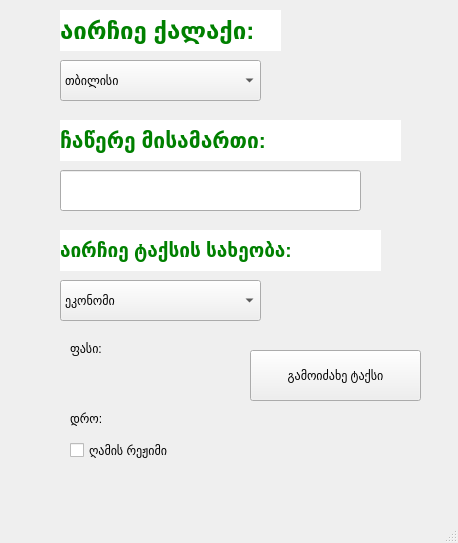
<?xml version="1.0" encoding="UTF-8"?>
<ui version="4.0">
 <class>MainWindow</class>
 <widget class="QMainWindow" name="MainWindow">
  <property name="geometry">
   <rect>
    <x>0</x>
    <y>0</y>
    <width>458</width>
    <height>543</height>
   </rect>
  </property>
  <property name="windowTitle">
   <string>MainWindow</string>
  </property>
  <widget class="QWidget" name="centralwidget">
   <widget class="QLabel" name="label">
    <property name="geometry">
     <rect>
      <x>60</x>
      <y>10</y>
      <width>221</width>
      <height>41</height>
     </rect>
    </property>
    <property name="font">
     <font>
      <pointsize>18</pointsize>
      <weight>75</weight>
      <bold>true</bold>
     </font>
    </property>
    <property name="styleSheet">
     <string notr="true">color: green; background:white</string>
    </property>
    <property name="text">
     <string>აირჩიე ქალაქი:</string>
    </property>
   </widget>
   <widget class="QComboBox" name="comboBox">
    <property name="geometry">
     <rect>
      <x>60</x>
      <y>60</y>
      <width>201</width>
      <height>41</height>
     </rect>
    </property>
    <property name="iconSize">
     <size>
      <width>40</width>
      <height>40</height>
     </size>
    </property>
    <item>
     <property name="text">
      <string>თბილისი</string>
     </property>
    </item>
    <item>
     <property name="text">
      <string>რუსთავი</string>
     </property>
    </item>
    <item>
     <property name="text">
      <string>ქუთაისი</string>
     </property>
    </item>
    <item>
     <property name="text">
      <string>ბათუმი</string>
     </property>
    </item>
    <item>
     <property name="text">
      <string>გორი</string>
     </property>
    </item>
    <item>
     <property name="text">
      <string>ზუგდიდი</string>
     </property>
    </item>
   </widget>
   <widget class="QLabel" name="label_3">
    <property name="geometry">
     <rect>
      <x>60</x>
      <y>120</y>
      <width>341</width>
      <height>41</height>
     </rect>
    </property>
    <property name="baseSize">
     <size>
      <width>0</width>
      <height>0</height>
     </size>
    </property>
    <property name="font">
     <font>
      <pointsize>16</pointsize>
      <weight>75</weight>
      <bold>true</bold>
     </font>
    </property>
    <property name="contextMenuPolicy">
     <enum>Qt::PreventContextMenu</enum>
    </property>
    <property name="styleSheet">
     <string notr="true">color: green; background:white;</string>
    </property>
    <property name="text">
     <string>ჩაწერე მისამართი:</string>
    </property>
   </widget>
   <widget class="QLineEdit" name="lineEdit">
    <property name="geometry">
     <rect>
      <x>60</x>
      <y>170</y>
      <width>301</width>
      <height>41</height>
     </rect>
    </property>
    <property name="text">
     <string/>
    </property>
   </widget>
   <widget class="QLabel" name="label_4">
    <property name="geometry">
     <rect>
      <x>60</x>
      <y>230</y>
      <width>321</width>
      <height>41</height>
     </rect>
    </property>
    <property name="font">
     <font>
      <pointsize>14</pointsize>
      <weight>75</weight>
      <bold>true</bold>
     </font>
    </property>
    <property name="styleSheet">
     <string notr="true">color:green; background:white</string>
    </property>
    <property name="text">
     <string>აირჩიე ტაქსის სახეობა: </string>
    </property>
    <property name="wordWrap">
     <bool>true</bool>
    </property>
   </widget>
   <widget class="QComboBox" name="comboBox_2">
    <property name="geometry">
     <rect>
      <x>60</x>
      <y>280</y>
      <width>201</width>
      <height>41</height>
     </rect>
    </property>
    <item>
     <property name="text">
      <string>ეკონომი</string>
     </property>
    </item>
    <item>
     <property name="text">
      <string>სტანდარტი</string>
     </property>
    </item>
    <item>
     <property name="text">
      <string>ბიზნესი</string>
     </property>
    </item>
    <item>
     <property name="text">
      <string>მინივენი</string>
     </property>
    </item>
   </widget>
   <widget class="QPushButton" name="pushButton">
    <property name="geometry">
     <rect>
      <x>250</x>
      <y>350</y>
      <width>171</width>
      <height>51</height>
     </rect>
    </property>
    <property name="text">
     <string>გამოიძახე ტაქსი</string>
    </property>
   </widget>
   <widget class="QLabel" name="pricelabel">
    <property name="geometry">
     <rect>
      <x>70</x>
      <y>340</y>
      <width>55</width>
      <height>16</height>
     </rect>
    </property>
    <property name="text">
     <string>ფასი:</string>
    </property>
   </widget>
   <widget class="QLabel" name="timelabel">
    <property name="geometry">
     <rect>
      <x>70</x>
      <y>410</y>
      <width>211</width>
      <height>16</height>
     </rect>
    </property>
    <property name="text">
     <string>დრო: </string>
    </property>
   </widget>
   <widget class="QCheckBox" name="dark_mode_checkbox">
    <property name="geometry">
     <rect>
      <x>70</x>
      <y>440</y>
      <width>111</width>
      <height>21</height>
     </rect>
    </property>
    <property name="text">
     <string>ღამის რეჟიმი</string>
    </property>
   </widget>
  </widget>
  <widget class="QMenuBar" name="menubar">
   <property name="geometry">
    <rect>
     <x>0</x>
     <y>0</y>
     <width>458</width>
     <height>26</height>
    </rect>
   </property>
  </widget>
  <widget class="QStatusBar" name="statusbar"/>
 </widget>
 <resources/>
 <connections/>
</ui>
